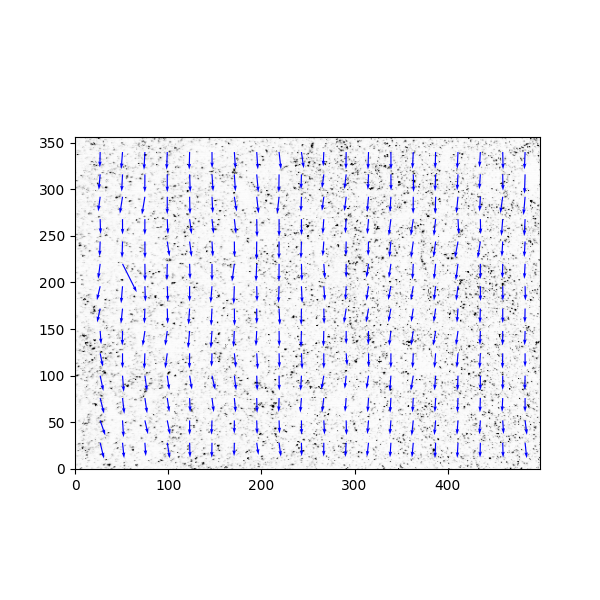
#> input picture openpiv/test/test_tools.png, 600 x 600 px
$ python -i preprocess.py   (imports and definitions only)
#> lines starting #> are read from the running program, lines starting #| are printed output that depends on the picture; after the words box and inside, x2 and y2 are one past the last pixel; in counts of white or black regions, pixels touching at a corner belong together
"""This module contains image processing routines that improve
images prior to PIV processing."""

__licence_ = """
Copyright (C) 2011  www.openpiv.net

This program is free software: you can redistribute it and/or modify
it under the terms of the GNU General Public License as published by
the Free Software Foundation, either version 3 of the License, or
(at your option) any later version.

This program is distributed in the hope that it will be useful,
but WITHOUT ANY WARRANTY; without even the implied warranty of
MERCHANTABILITY or FITNESS FOR A PARTICULAR PURPOSE.  See the
GNU General Public License for more details.

You should have received a copy of the GNU General Public License
along with this program.  If not, see <http://www.gnu.org/licenses/>.
"""


from scipy.ndimage import median_filter, gaussian_filter, binary_fill_holes
from skimage import io, img_as_float, exposure, data, img_as_uint, img_as_ubyte
from skimage.filters import sobel, rank, threshold_otsu
import numpy as np


def dynamic_masking(image,method='edges',filter_size=7,threshold=0.005):
    """ Dynamically masks out the objects in the PIV images

    Parameters
    ----------
    image: image
        a two dimensional array of uint16, uint8 or similar type

    method: string
        'edges' or 'intensity':
        'edges' method is used for relatively dark and sharp objects, with visible edges, on
        dark backgrounds, i.e. low contrast
        'intensity' method is useful for smooth bright objects or dark objects or vice versa,
        i.e. images with high contrast between the object and the background

    filter_size: integer
        a scalar that defines the size of the Gaussian filter

    threshold: float
        a value of the threshold to segment the background from the object
        default value: None, replaced by sckimage.filter.threshold_otsu value

    Returns
    -------
    image : array of the same datatype as the incoming image with the object masked out
        as a completely black region(s) of zeros (integers or floats).


    Example
    --------
    frame_a  = openpiv.tools.imread( 'Camera1-001.tif' )
    imshow(frame_a) # original

    frame_a = dynamic_masking(frame_a,method='edges',filter_size=7,threshold=0.005)
    imshow(frame_a) # masked

    """
    imcopy = np.copy(image)
    # stretch the histogram
    image = exposure.rescale_intensity(img_as_float(image), in_range=(0, 1))
    # blur the image, low-pass
    blurback = img_as_ubyte(gaussian_filter(image,filter_size))
    if method == 'edges':
        # identify edges
        edges = sobel(blurback)
        blur_edges = gaussian_filter(edges,21)
        # create the boolean mask
        bw = (blur_edges > threshold)
        bw = img_as_ubyte(binary_fill_holes(bw))
        imcopy -= blurback
        imcopy[bw] = 0.0
    elif method == 'intensity':
        background = gaussian_filter(median_filter(image,filter_size),filter_size)
        imcopy[background > threshold_otsu(background)] = 0


    return imcopy #image


# [103 lines left out: functions subtract_min, subtract_background, rescale_intensity, gauss_smooth, not called in this run]

>>> import cv2
>>> picture = cv2.imread('test/test_tools.png', cv2.IMREAD_GRAYSCALE)
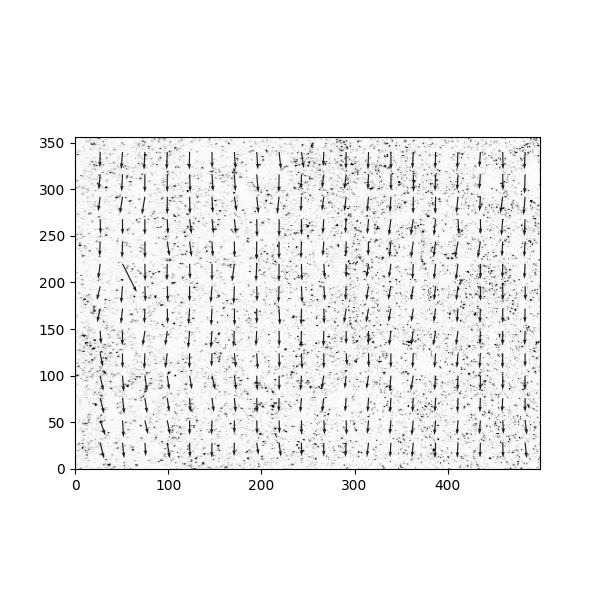
#> picture: shape (600, 600); min 0, max 255, mean 242
>>> result = dynamic_masking(picture)
#> in dynamic_masking, `blurback = img_as_ubyte(gaussian_filter(image,filter_size))`:
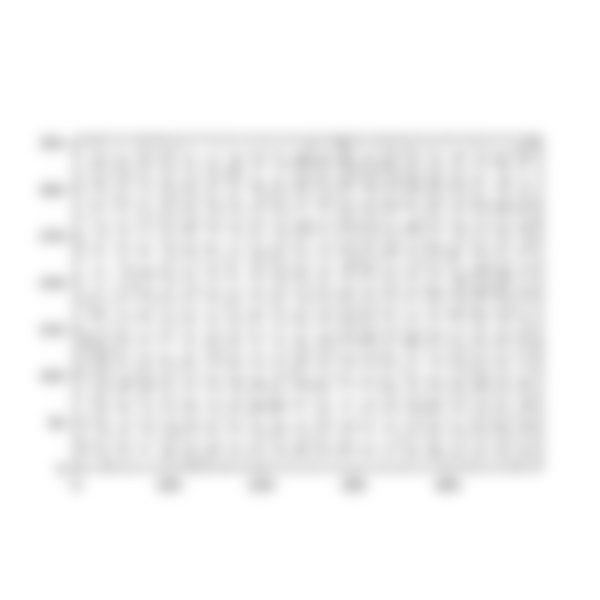
#> blurback: shape (600, 600); min 208, max 255, mean 242
#> in dynamic_masking, `edges = sobel(blurback)`:
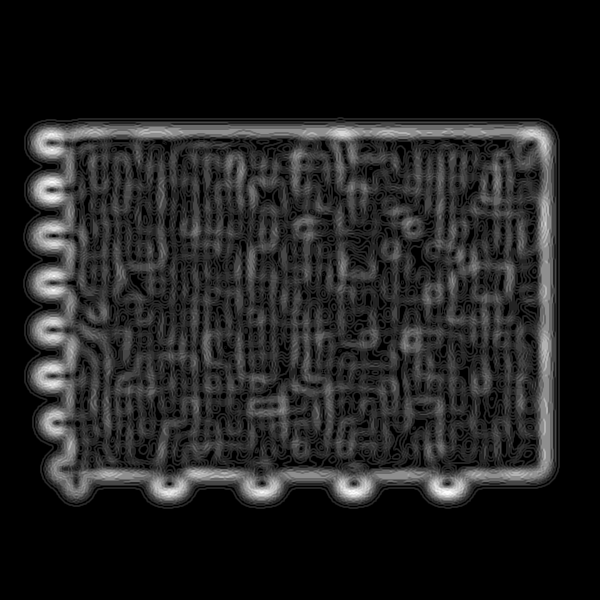
#> edges: shape (600, 600) float64; min 0, max 0.0197, mean 0.00247; drawn with min black and max white
#> in dynamic_masking, `blur_edges = gaussian_filter(edges,21)`:
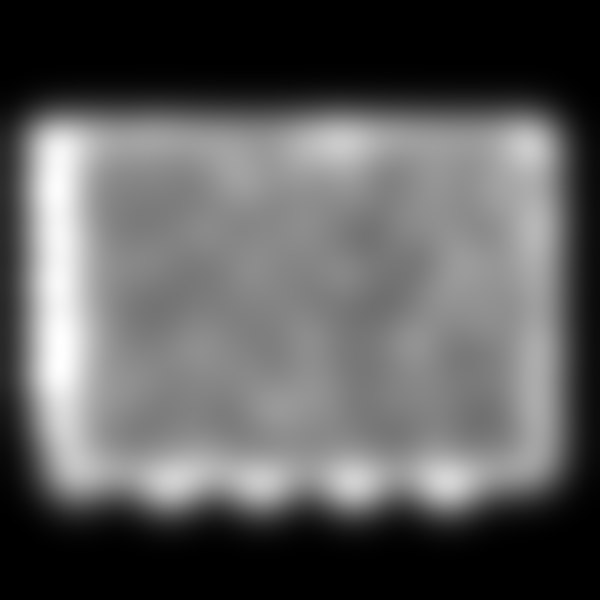
#> blur_edges: shape (600, 600) float64; min 0, max 0.00676, mean 0.00247; drawn with min black and max white
#> in dynamic_masking, `bw = (blur_edges > threshold)`:
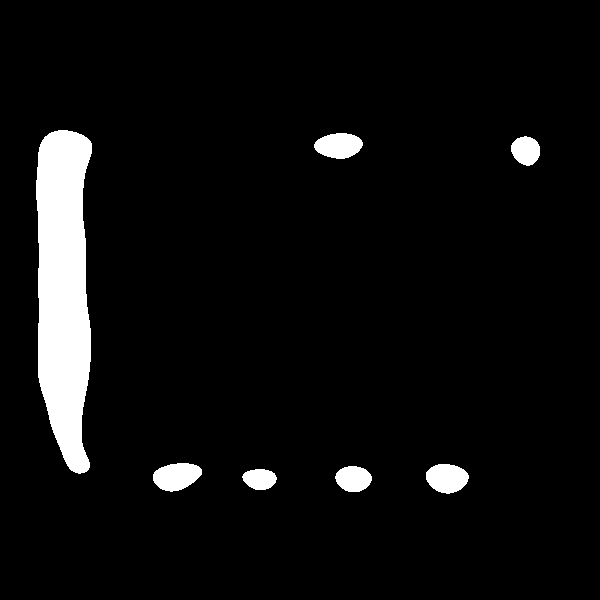
#> bw: shape (600, 600) bool; 5.6% white; 7 white regions, largest, box (x1, y1, x2, y2) and area: (36, 130, 92, 474) 15091, (153, 463, 202, 492) 1040, (426, 464, 469, 494) 977
#> in dynamic_masking, `imcopy -= blurback`:
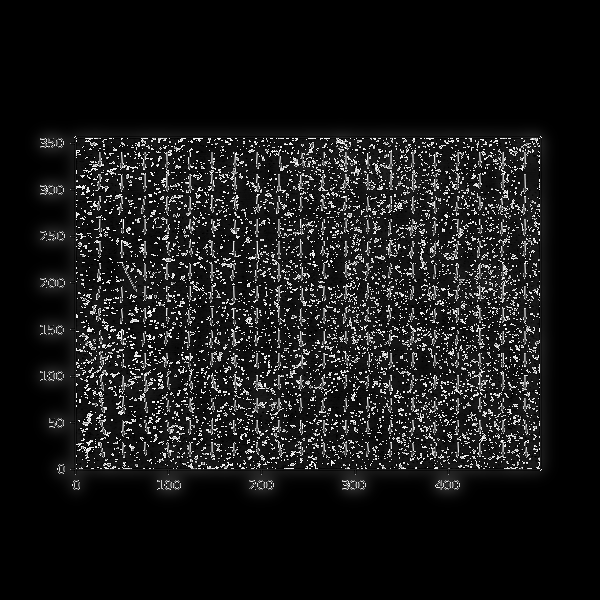
#> imcopy: shape (600, 600); min 0, max 255, mean 24.4
#> in dynamic_masking, `imcopy[bw] = 0.0`: imcopy: shape (600, 600); 0.14% of pixels changed, all inside (x1, y1, x2, y2) = (35, 255, 559, 256)
